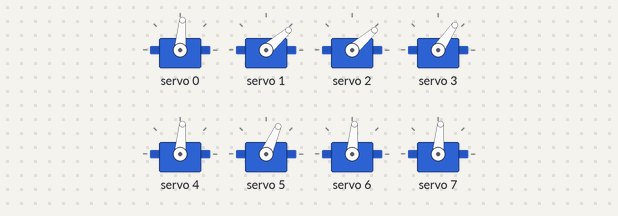
Bench run of a sketch on a simulated Arduino Uno, built with avr-gcc and run on an emulated ATmega328P. Parts: 8 × servo.

Above: at 0.05 s.
At 0.5 s:
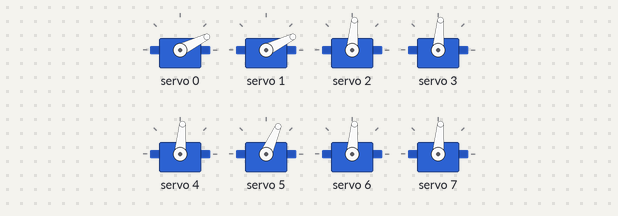
Timing chart, 0 to 3.0 s (numbered marks = the images above):
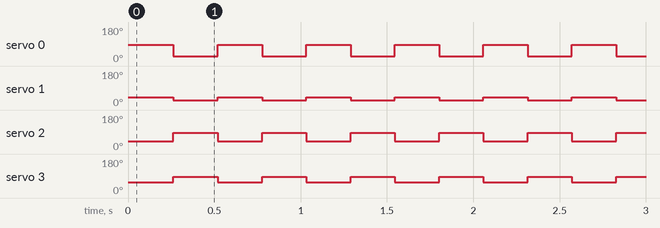

The sketch:

cat-ent2.ino
```cpp
#include <Wire.h>
#include <Adafruit_PWMServoDriver.h>

// called this way, it uses the default address 0x40
Adafruit_PWMServoDriver pwm = Adafruit_PWMServoDriver();
// you can also call it with a different address you want
//Adafruit_PWMServoDriver pwm = Adafruit_PWMServoDriver(0x41);

// Depending on your servo make, the pulse width min and max may vary, you
// want these to be as small/large as possible without hitting the hard stop
// for max range. You'll have to tweak them as necessary to match the servos you
// have!
#define SERVOMIN  125 // this is the 'minimum' pulse length count (out of 4096)
#define SERVOMAX  575 // this is the 'maximum' pulse length count (out of 4096)
uint8_t servonum = 0;

/*
 * angleToPulse(int ang)
 * gets angle in degree and returns the pulse width
 */
int angleToPulse(int ang){
   int pulse = map(ang,0, 180, SERVOMIN,SERVOMAX);// map angle of 0 to 180 to Servo min and Servo max

   return pulse;
}


void next_status( int status[])
{
  for(int i=0;i<8;i++){
//  Serial.println(i);
//  Serial.println(status[i]);
 switch (i) {

 //##################### Legs ##############################################
          case 0: //leg front right
                if(status[i] == -1) pwm.setPWM(i, 0, angleToPulse(30));
                else if(status[i] == 0) pwm.setPWM(i, 0, angleToPulse(90));
                else if(status[i] == 1) pwm.setPWM(i, 0, angleToPulse(120));
                 break;
          case 1: //leg front left
                if(status[i] == -1) pwm.setPWM(i, 0, angleToPulse(30));
                else if(status[i] == 0) pwm.setPWM(i, 0, angleToPulse(45));
                else if(status[i] == 1) pwm.setPWM(i, 0, angleToPulse(100));
                break;
          case 2: //leg back right
                if(status[i] == -1) pwm.setPWM(i, 0, angleToPulse(150));
                else if(status[i] == 0) pwm.setPWM(i, 0, angleToPulse(90));
                else if(status[i] == 1) pwm.setPWM(i, 0, angleToPulse(45));

                break;
          case 3: //leg back left
                if(status[i] == -1) pwm.setPWM(i, 0, angleToPulse(150));
                else if(status[i] == 0) pwm.setPWM(i, 0, angleToPulse(90));
                else if(status[i] == 1) pwm.setPWM(i, 0, angleToPulse(60));
                break;
////######################## hips    ###################
          case 4: //leg front right
                if(status[i] == 0) pwm.setPWM(i, 0, angleToPulse(90));
                else if(status[i] == 2) pwm.setPWM(i, 0, angleToPulse(50));
                else if(status[i] == 1) pwm.setPWM(i, 0, angleToPulse(70));
                else if(status[i] == -1) pwm.setPWM(i, 0, angleToPulse(120));
                else if(status[i] == -2) pwm.setPWM(i, 0, angleToPulse(160));
                break;
          case 5: //leg front left
                if(status[i] == 0) pwm.setPWM(i, 0, angleToPulse(70));
                else if(status[i] == 1) pwm.setPWM(i, 0, angleToPulse(60));
                else if(status[i] == 2) pwm.setPWM(i, 0, angleToPulse(40));
                else if(status[i] == -1) pwm.setPWM(i, 0, angleToPulse(90));
                else if(status[i] == -2) pwm.setPWM(i, 0, angleToPulse(140));
                break;
          case 6: //leg back right
                if(status[i] == 0) pwm.setPWM(i, 0, angleToPulse(90));
                else if(status[i] == 1) pwm.setPWM(i, 0, angleToPulse(120));
                else if(status[i] == 2) pwm.setPWM(i, 0, angleToPulse(160));
                else if(status[i] == -1) pwm.setPWM(i, 0, angleToPulse(70));
                else if(status[i] == -2) pwm.setPWM(i, 0, angleToPulse(40));
                break;
          case 7: //leg back left
                if(status[i] == 0) pwm.setPWM(i, 0, angleToPulse(90));
                else if(status[i] == 2) pwm.setPWM(i, 0, angleToPulse(150));
                else if(status[i] == 1) pwm.setPWM(i, 0, angleToPulse(120));
                else if(status[i] == -1) pwm.setPWM(i, 0, angleToPulse(60));
                else if(status[i] == -2) pwm.setPWM(i, 0, angleToPulse(40));
                break;
          }
  }
}

void up_down(void) {
int a[8] = { 0, 0, 0, 0, -2, -2, -2, -2};
//next_status(a);
for (int k=-2; k < 2; k++){
  for(int i=4;i<8;i++){ // Posizione sull'array
     a[i]=k;
    }
  next_status(a);
  delay(500);
  }

  for (int k=1; k > -2; k--){
  for(int i=4;i<8;i++){ // Posizione sull'array
     a[i]=k;
    }
  next_status(a);
  delay(500);
  }
}

void setup() {
  pwm.begin();
  pwm.setPWMFreq(60);  // Analog servos run at ~60 Hz updates
}

void loop(void) {
//up_down();
//step1();
//step2();
move();
}
```

walk.ino
```cpp
void step1(void) {
int a[8] = { 0, 0, 0, -1, 0, 0, -1, 0 };
next_status(a);
delay(250);
int b[8] = { 0, 0, 1, -1, 0, 0, -1, 0};
next_status(b);
delay(250);
int c[8] = { 0, 0, 1, -1, 0, 0, 0, 0};
next_status(c);
delay(250);

  }


void step2(void) {
int a[8] = { 0, 0, 1, -1, 0, 0, 0, -1};
next_status(a);
delay(250);
int b[8] = { 0, 0, 1, 1, 0, 0, 0, -1};
next_status(b);
delay(250);
int c[8] = { 0, 0, 1, 1, 0, 0, 0, 0};
next_status(c);
delay(250);
}

void move(void) {
int a[8] = { 0, 0, 1, 1, 0, 0, 0, 0};
next_status(a);
delay(250);
int b[8] = { -1, -1, 0, 0, 0, 0, 0, 0};
next_status(b);
delay(250);
}
```

Measured:
- by itself, servo 0: alternates 85° for 0.26 s and 26° for 0.26 s
- by itself, servo 1: alternates 41° for 0.26 s and 26° for 0.26 s
- by itself, servo 2: alternates 85° for 0.26 s and 41° for 0.26 s
- by itself, servo 3: alternates 85° for 0.26 s and 56° for 0.26 s
